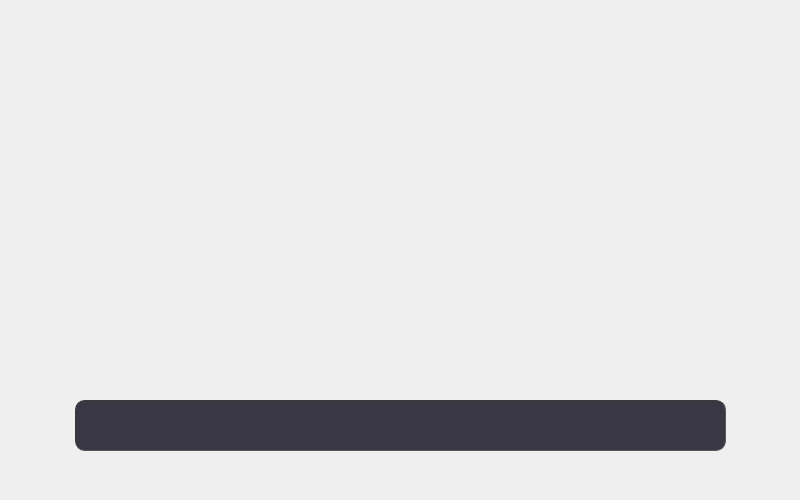
<?xml version="1.0" encoding="UTF-8"?>
<ui version="4.0">
 <class>Form</class>
 <widget class="QWidget" name="Form">
  <property name="geometry">
   <rect>
    <x>0</x>
    <y>0</y>
    <width>800</width>
    <height>500</height>
   </rect>
  </property>
  <property name="sizePolicy">
   <sizepolicy hsizetype="Fixed" vsizetype="Fixed">
    <horstretch>0</horstretch>
    <verstretch>0</verstretch>
   </sizepolicy>
  </property>
  <property name="minimumSize">
   <size>
    <width>800</width>
    <height>500</height>
   </size>
  </property>
  <property name="maximumSize">
   <size>
    <width>800</width>
    <height>500</height>
   </size>
  </property>
  <property name="windowTitle">
   <string>Form</string>
  </property>
  <widget class="QProgressBar" name="progressBar">
   <property name="geometry">
    <rect>
     <x>75</x>
     <y>400</y>
     <width>651</width>
     <height>51</height>
    </rect>
   </property>
   <property name="font">
    <font>
     <family>Segoe UI Variable Small Semibol</family>
     <pointsize>18</pointsize>
     <weight>75</weight>
     <bold>true</bold>
    </font>
   </property>
   <property name="styleSheet">
    <string notr="true">QProgressBar {
	text-align: center;
	color: rgb(240, 240, 240);
	border-width: 1px; 
	border-radius: 10px;
	border-radius: 10px;
	border-color: rgb(58, 58, 58);
	border-style: inset;
	background-color:#393743;
}
QProgressBar::chunk {
	background-color: #0d4e87;
	border-radius: 5px;
}</string>
   </property>
   <property name="maximum">
    <number>100</number>
   </property>
   <property name="value">
    <number>0</number>
   </property>
   <property name="alignment">
    <set>Qt::AlignCenter</set>
   </property>
   <property name="textVisible">
    <bool>true</bool>
   </property>
   <property name="format">
    <string/>
   </property>
  </widget>
 </widget>
 <resources/>
 <connections/>
</ui>
